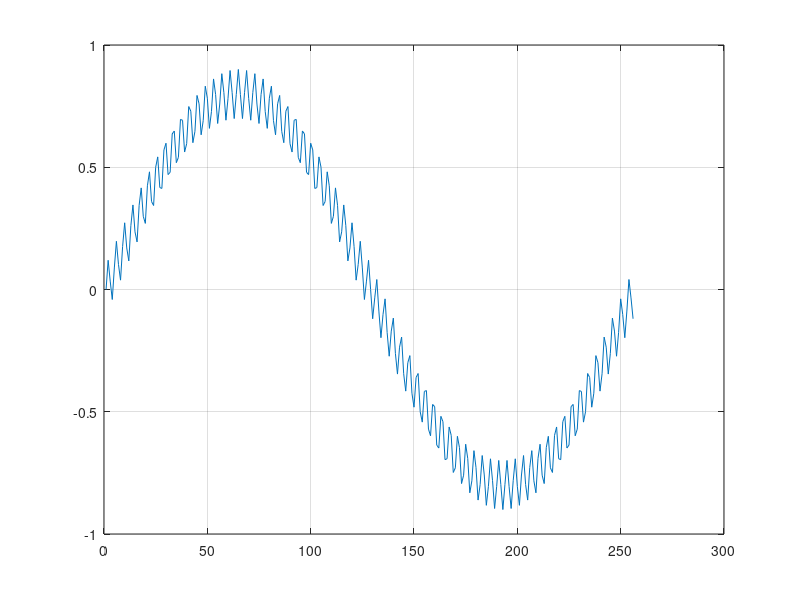

This figure's MATLAB source: (Note: this script raises an error after producing the figure.)
%------------------------------------------------------------------------------
% Sine LUT generator
%------------------------------------------------------------------------------
% Author: Fernando Ojeda L.
%------------------------------------------------------------------------------
% Description:
%------------------------------------------------------------------------------
% Sine wave implemented in fixed point Q15 format, 16 bits
% 1 sign + 15 fractional bits 
% 
% Signals are generated with double precision values, thus when fitting into 
% 16-bit value registers, the signal values need to be rounded to reduce the 
% quantization error
%
% Remember Matlab is column major and index = 1
%-------------------------------------------------------------------------------

clc;
clear;

N = 1200;
Fs = 1000;
t = (0:N-1)/Fs;

sigma = 0.01;
rng('default')

y4 = chirp(t,100,1,300)+sigma*randn(size(t));  % Chirp signal

y1 = 0.8*sin(2*pi*(1/256)*(0:255));            % low frequency 256-sine
y2 = 0.1*sin(2*pi*(65/256)*(0:255));           % high frequency 256-sine

% select output signal 
y = y1+y2;

plot(y);
grid;

% Signal quantization
bits = 16;
yq   = round(y*2^(bits-1))/(2^(bits-1));       % Round the integer value to reduce quantization noise  
q    = quantizer([16 14]);                     % [wordlength fractionlength], [sign(1) integer(1) fraction(14)] 

% Convert to binary format
for i = 1:256
  b(i)   = str2double(num2bin(q,yq(i)));
end

% Add index [0:255] row 
A = [0:255; b];


% Print to a text file in verilog format
fileID = fopen('sinLUT.txt','w');              % File needs to be located in a valid Matlab path
 
fprintf(fileID,'module sin_LUT \n');
fprintf(fileID,'( \n');
fprintf(fileID,' input   enable, \n');
fprintf(fileID,' input   clk, \n');
fprintf(fileID,' input   [%1d:0] index, \n',16);
fprintf(fileID,' output  reg  [%1d:0] sine, \n',bits-1);
fprintf(fileID,'); \n\n');


fprintf(fileID,'always @(posedge CLK)\n');
fprintf(fileID,' if (enable) \n');
fprintf(fileID,'   case (index) \n');
             
fprintf(fileID,'     8''d%3d : chirp <= 16''b%16.0f;  \n', A);  % convert to fixed point %16.0f,   '' = '
fprintf(fileID,'   endcase\n');
fprintf(fileID,'endmodule\n');
fclose(fileID);